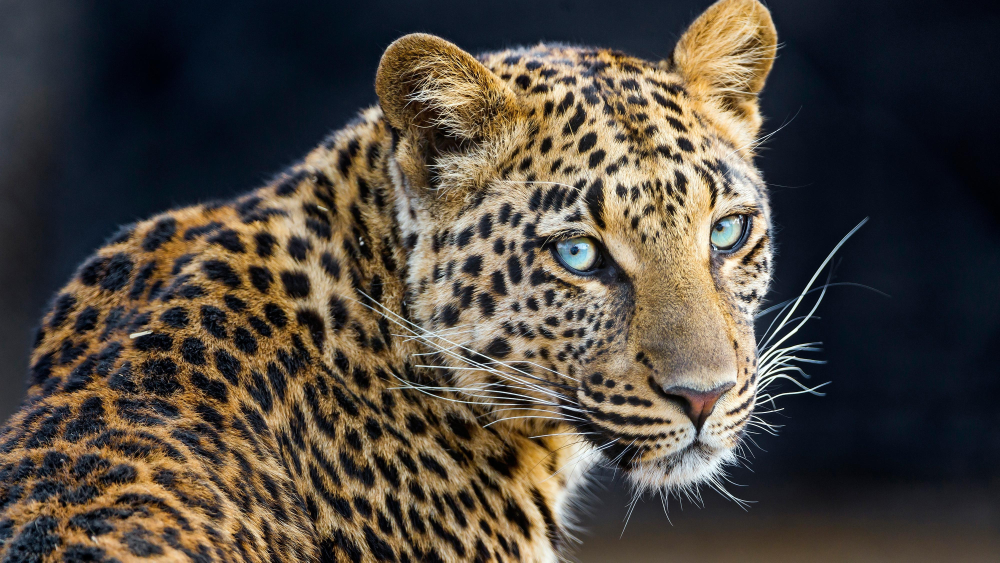
#> input picture multimedia/lenna.jpg, 4000 x 2250 px (shown at 1/4 size)
$ python cropJpg.py
#> lines starting #> are read from the running program, lines starting #| are printed output that depends on the picture
import cv2
import numpy as np

# Load the image
image = cv2.imread('lenna.jpg')
#> image is the input picture: shape (2250, 4000, 3); mean B, G, R 62.2, 70.7, 78.1

# Check if the image is loaded correctly
if image is None:
    print("Error: Image not found. Ensure 'lenna.jpg' is in the working directory.")
    exit()

# Crop the image (100:600, 100:600)
cropped_image = image[100:600, 100:600]
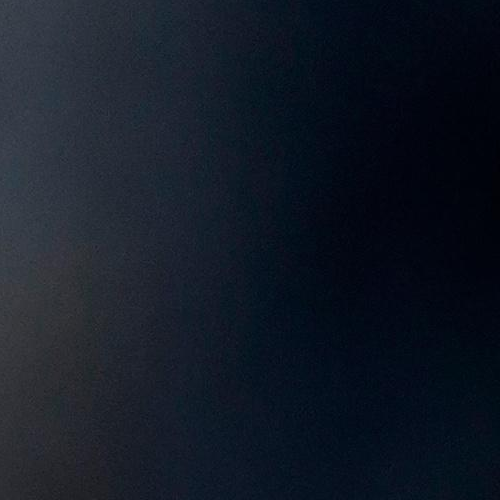
#> cropped_image: shape (500, 500, 3); mean B, G, R 37.3, 25.6, 18.7

# Display the cropped image
cv2.imshow("Cropped Image", cropped_image)

# Save the cropped image to a file
save_path = 'cropped_lenna.jpg'
if cv2.imwrite(save_path, cropped_image):
    print(f"Image saved successfully at {save_path}")
else:
    print("Error saving image.")

# Wait until a key is pressed and then close the window
cv2.waitKey(0)
cv2.destroyAllWindows()

$ run again, with multimedia/lion.jpg copied over multimedia/lenna.jpg
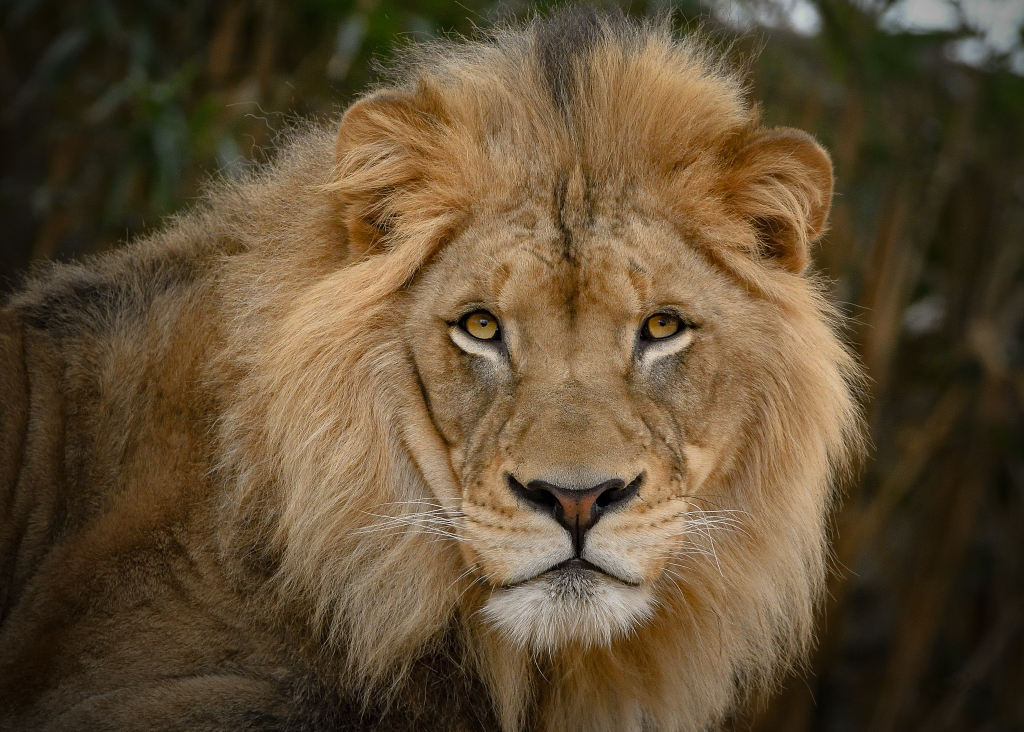
#> input picture multimedia/lion.jpg, 2048 x 1464 px (shown at 1/2 size)
#> image is the input picture: shape (1464, 2048, 3); mean B, G, R 51.7, 77.4, 95.6
#> `cropped_image = image[100:600, 100:600]`:
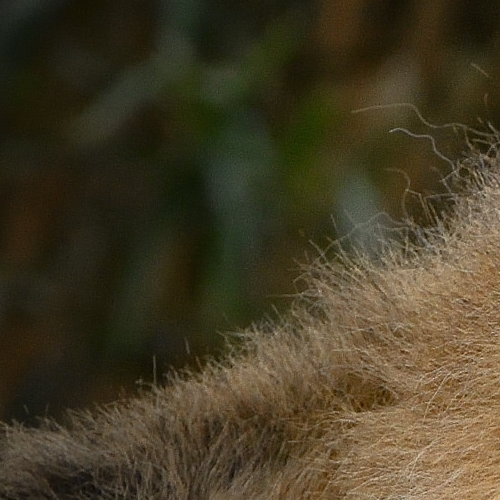
#> cropped_image: shape (500, 500, 3); mean B, G, R 37.6, 60.2, 69

$ run again, with multimedia/trump.jpg copied over multimedia/lenna.jpg
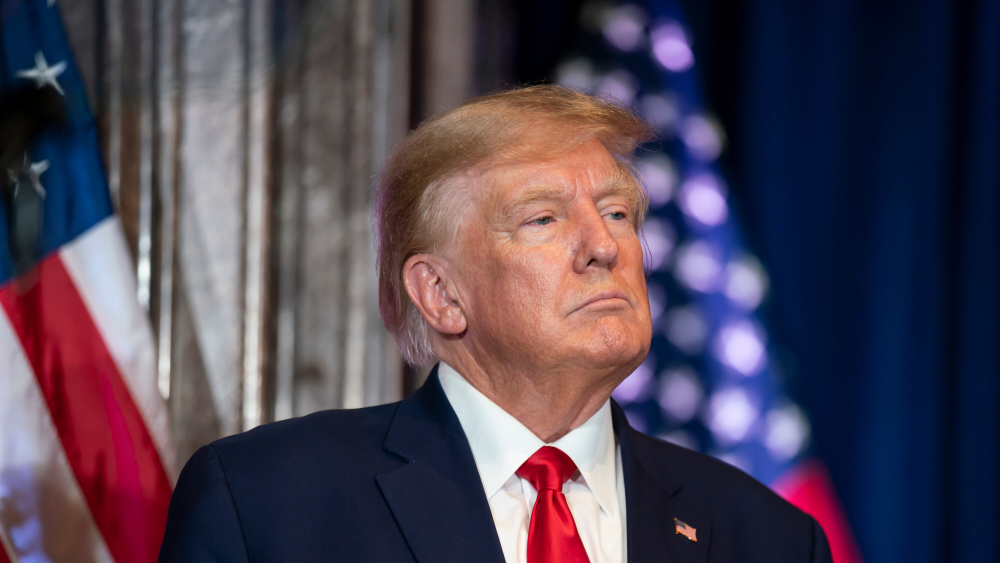
#> input picture multimedia/trump.jpg, 3000 x 1688 px (shown at 1/3 size)
#> image is the input picture: shape (1688, 3000, 3); mean B, G, R 84.3, 68.2, 79.3
#> `cropped_image = image[100:600, 100:600]`:
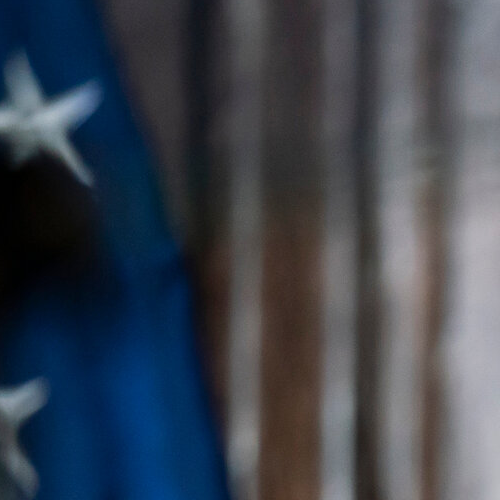
#> cropped_image: shape (500, 500, 3); mean B, G, R 79.6, 68.7, 61.3
